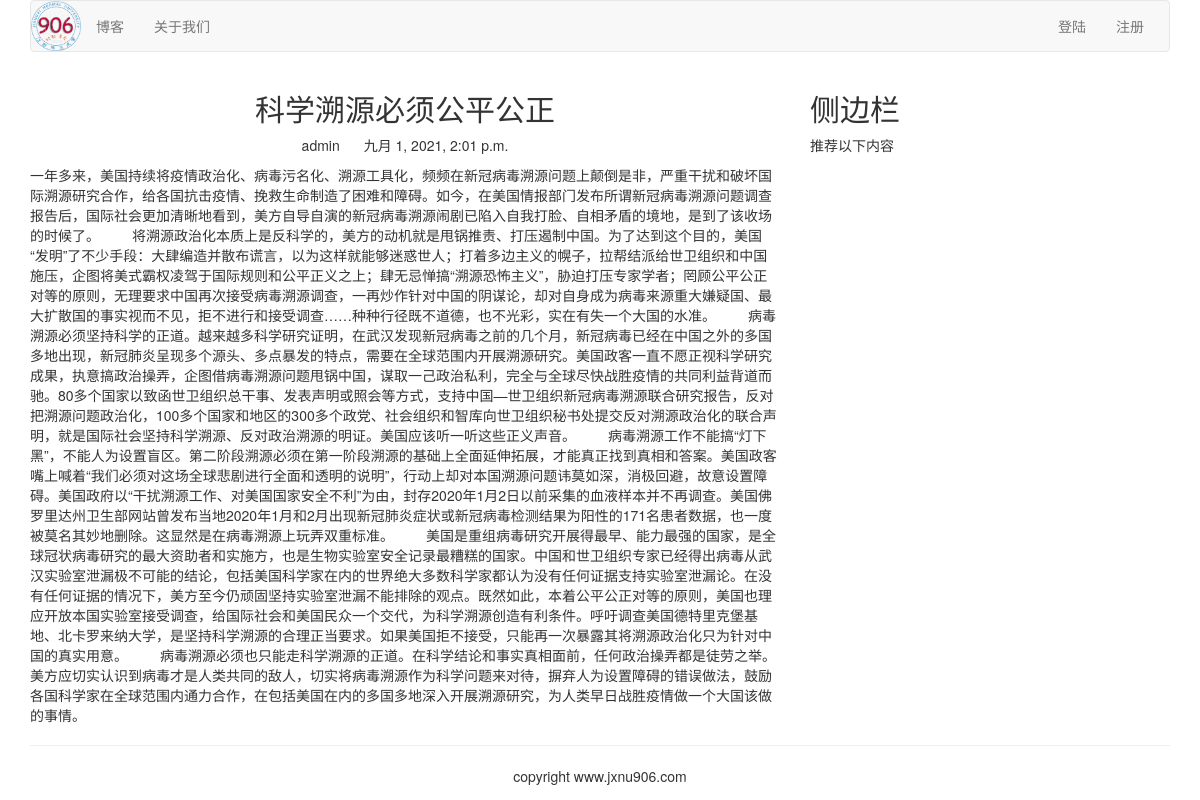
Page /blog/1/ on the committed database.
### blog/models.py (models this page shows, shortened)
class BlogArticles(models.Model):
    title = models.CharField(max_length=300)
    author = models.ForeignKey(User, related_name='blog_posts', on_delete=models.CASCADE)
    body = models.TextField()
    publish = models.DateTimeField(default=timezone.now)
    class Meta:
        ordering = ("-publish", )

### blog/views.py (the view)
# urls.py: url(r'(?P<article_id>\d)/$', views.blog_article, name='blog_detail'),
def blog_article(request, article_id):
    article = get_object_or_404(BlogArticles, id=article_id)
    pub = article.publish
    return render(request, "blog/content.html", {'article': article, 'publish': pub})

### templates/blog/content.html (shortened to what this page needs)
{% extends "base.html" %}
{% load static %}
{% block content %}
<div class="row">
    <div class="col-xs-12 col-md-8">
        <div class="text-center">
            <h2>{{ article.title }}</h2>
        </div>
        <p class="text-center">
            <span>{{ article.author.username }}</span>
            <span style="margin-left: 20px;">{{ publish }}</span>
        </p>
        <div>{{ article.body }}</div>
    </div>
    <div class="col-xs-6 col-md-4">
        <h2>侧边栏</h2>
        <p>推荐以下内容</p>
    </div>
</div>
{% endblock %}

### templates/base.html (shortened to what this page needs)
<!DOCTYPE html>
{% load static %}
<html lang="zh-cn">
<head>
    <link rel="stylesheet" href="http://necolas.github.io/normalize.css/">
    <link rel="stylesheet" href="{% static 'css/bootstrap.css' %}">
</head>
<body>
    {% include "header.html" %}
    <div class="container">
        {% block content %}
        {% endblock %}
    </div>
    {% include "footer.html" %}
</body>
</html>

### templates/header.html
{% load static %}
<div class="container">
    <nav class="navbar navbar-default" role="navigation">
        <div class="navbar-header">
            <a href="/" class="navbar-brand" style="padding: 0">
                <img src="{% static 'images/logo.png' %}" alt="logo" width="50px">
            </a>
        </div>
        <div>
            <ul class="nav navbar-nav" role="navigation">
                <li><a href="{% url 'blog:blog_title' %}">博客</a></li>
            </ul>
            <ul class="nav navbar-nav" role="navigation">
                <li><a href="{% url 'aboutus:main' %}">关于我们</a></li>
            </ul>
            <ul class="nav navbar-nav navbar-right" style="margin-right: 10px">
                {% if user.is_authenticated %}
                <li><a href="#">用户: {{ user.username }}</a></li>
                <li><a href="{% url 'account:user_logout' %}">登出</a></li>
                {% else %}
                <li><a href="{% url 'account:user_login' %}">登陆</a></li>
                <li><a href="{% url 'account:user_register' %}">注册</a></li>
                {% endif %}
            </ul>
        </div>
    </nav>
</div>

### templates/footer.html
<div class="container">
    <hr>
    <p class="text-center">copyright www.jxnu906.com</p>
</div>

### rows in the picture
BlogArticles: title "科学溯源必须公平公正", author.username "admin", publish "九月 1, 2021, 2:01 p.m.", body "一年多来，美国持续将疫情政治化、病毒污名化、溯源工具化，频频在新冠病毒溯源问题上颠倒是非，严重干扰和破坏国际溯源研究合作，给各国抗击疫情、挽救生命制造了困难和障碍。如今，在美国情报部门发布所谓新冠病毒溯源问题调查报告后，国际社会更加清晰地看到，美方自导自演的新冠病毒溯源闹剧已陷入自我打脸、自相矛盾的境地，是到了该收场的时候了。 将溯源政治化本质上是反科学的，美方的动机就是甩锅推责、打压遏制中国。为了达到这个目的，美国“发明”了不少手段：大肆编造并散布谎言，以为这样就能够迷惑世人；打着多边主义的幌子，拉帮结派给世卫组织和中国施压，企图将美式霸权凌驾于国际规则和公平正义之上；肆无忌惮搞“溯源恐怖主义”，胁迫打压专家学者；罔顾公平公正对等的原则，无理要求中国再次接受病毒溯源调查，一再炒作针对中国的阴谋论，却对自身成为病毒来源重大嫌疑国、最大扩散国的事实视而不见，拒不进行和接受调查……种种行径既不道德，也不光彩，实在有失一个大国的水准。…"
